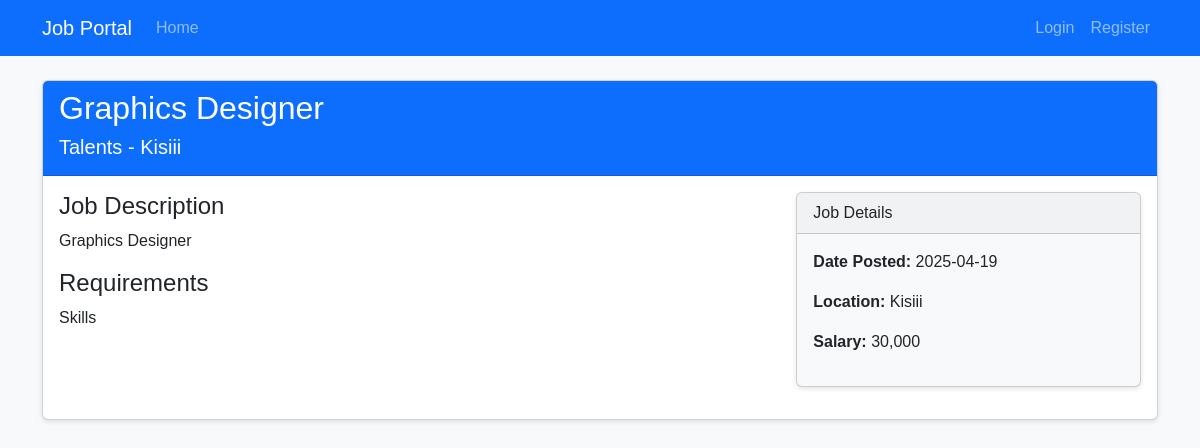
The page /job/3 on the database its author committed.
### models.py (models this page shows)
class Job(db.Model):
    id = db.Column(db.Integer, primary_key=True)
    title = db.Column(db.String(100))
    description = db.Column(db.Text)
    company = db.Column(db.String(100))
    location = db.Column(db.String(100))
    salary = db.Column(db.String(50))
    requirements = db.Column(db.Text)
    date_posted = db.Column(db.DateTime, default=datetime.utcnow)
    user_id = db.Column(db.Integer, db.ForeignKey('user.id'))
    applications = db.relationship('Application', backref='job', lazy='dynamic')

### app.py (the view)
@app.route('/job/<int:job_id>')
def view_job(job_id):
    job = Job.query.get_or_404(job_id)
    return render_template('view_job.html', job=job)

### templates/view_job.html (shortened to what this page needs)
{% extends "base.html" %}
{% block content %}
<div class="card mb-4">
    <div class="card-header bg-primary text-white">
        <h2>{{ job.title }}</h2>
        <h5>{{ job.company }} - {{ job.location }}</h5>
    </div>
    <div class="card-body">
        <div class="row">
            <div class="col-md-8">
                <h4>Job Description</h4>
                <p>{{ job.description }}</p>
                <h4>Requirements</h4>
                <p>{{ job.requirements }}</p>
            </div>
            <div class="col-md-4">
                <div class="card bg-light mb-3">
                    <div class="card-header">Job Details</div>
                    <div class="card-body">
                        <p><strong>Date Posted:</strong> {{ job.date_posted.strftime('%Y-%m-%d') }}</p>
                        <p><strong>Location:</strong> {{ job.location }}</p>
                        {% if job.salary %}
                        <p><strong>Salary:</strong> {{ job.salary }}</p>
                        {% endif %}
                    </div>
                </div>
            </div>
        </div>
    </div>
</div>
{% endblock %}

### static/css/style.css (style rules this page uses)
body { font-family: 'Arial', sans-serif; background-color: #f8f9fa; }
.card { box-shadow: 0 2px 5px rgba(0, 0, 0, 0.1); transition: all 0.3s ease; }

### rows shown on the page
Job: title "Graphics Designer", company "Talents", location "Kisiii", description "Graphics Designer", requirements "Skills", date_posted "2025-04-19", salary "30,000"
